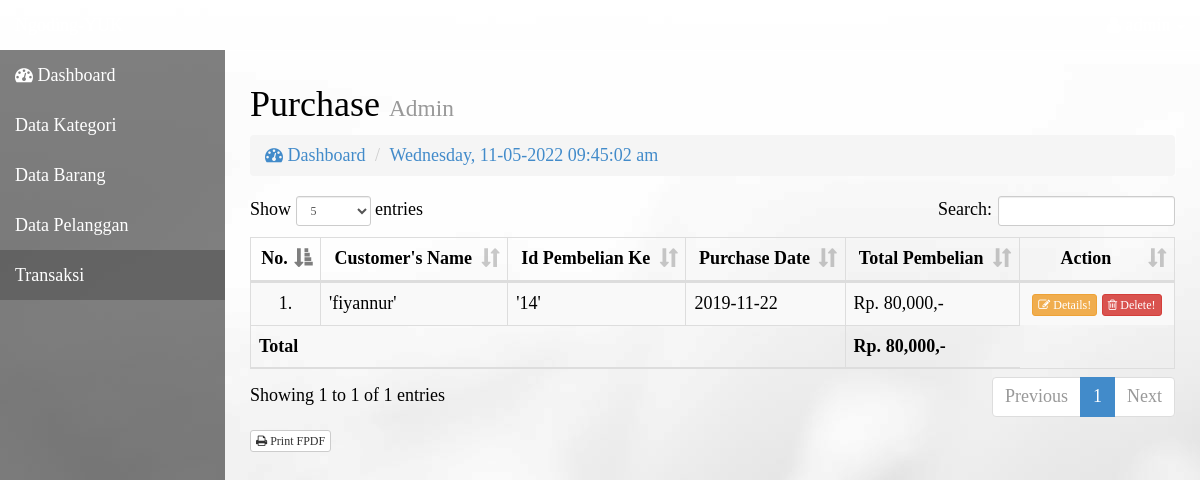
Screenshot of /admin/index?page=pembelian (signed in) with the database file from the repository.
### tables this page shows
CREATE TABLE `pembelian_barang` (
  `id_pembelian_barang` int(11) NOT NULL,
  `id_pembelian` int(11) NOT NULL,
  `id_barang` int(11) NOT NULL,
  `jumlah` int(11) NOT NULL,
  `nama_brg` varchar(50) NOT NULL,
  `harga` int(11) NOT NULL,
  `total_pembelian` int(11) NOT NULL
);

CREATE TABLE `pelanggan` (
  `id_pelanggan` int(11) NOT NULL,
  `email_pelanggan` varchar(50) NOT NULL,
  `password_pelanggan` varchar(255) NOT NULL,
  `nama_pelanggan` varchar(30) NOT NULL,
  `telepon_pelanggan` varchar(15) NOT NULL,
  `alamat_pelanggan` text NOT NULL
);

CREATE TABLE `pembelian` (
  `id_pembelian` int(11) NOT NULL,
  `id_pelanggan` int(11) NOT NULL,
  `id_ongkir` int(11) NOT NULL,
  `tanggal_pembelian` date NOT NULL,
  `total_pembelian` int(11) NOT NULL,
  `jasa_pengiriman` varchar(100) NOT NULL,
  `tarif` int(11) NOT NULL,
  `alamat_pengiriman` text NOT NULL
);

### views/pembelian.php (the view, shortened to what this page needs)
<?php
require_once('../config/+koneksi.php');
$connection =  new mysqli($host, $user, $pass, $database);
?>
<div class="row">
  <div class="col-lg-12">
    <h1>Purchase <small>Admin</small></h1>
    <ol class="breadcrumb">
      <li><a href="?page=dashboard"><i class="fa fa-dashboard"></i> Dashboard</a></li>
        <li class="active"><a href=""><i class="icon-file-alt"></i><?php
        echo date('l, d-m-Y  h:i:s a'); ?></a></li>
      </ol>
    </div>
  </div>
  <div class="row">
   <div class="col-lg-12">
    <div class="table-responsive">
      <table class="table table-bordered table-hover table-striped" id="datatables">
        <thead>
          <tr>
            <th>
              <center>No.</center>
            </th>
            <th>
              <center>Customer's Name</center>
            </th>
            <th>
              <center>Id Pembelian Ke</center>
            </th>
            <th>
              <center>Purchase Date</center>
            </th>
            <th>
              <center>Total Pembelian </center>
            </th>
            <th colspan="">
              <center>Action</center>
            </th>
          </tr>
        </thead>
        <tbody>
          <?php $totalnya = 0 ?>
          <?php
          $no = 1;
          $tampil = $connection->query("SELECT * FROM pembelian_barang
          INNER JOIN pembelian ON pembelian_barang.id_pembelian = pembelian.id_pembelian
          INNER JOIN pelanggan ON pembelian.id_pelanggan = pelanggan.id_pelanggan
          INNER JOIN barang ON pembelian_barang.id_barang = barang.id_barang");
          while ($data = $tampil->fetch_object()) {
            ?>
            <tr>
              <td align="center"><?= $no++."."; ?></td>
              <td align=""><?php echo "'".$data->nama_pelanggan."'"; ?></td>
              <td align=""><?php echo "'".$data->id_pembelian."'"; ?></td>
              <td align=""><?php echo date($data->tanggal_pembelian); ?></td>
              <td align="">Rp. <?php echo number_format($data->harga * $data->jumlah).",-"; ?></td>
              <td align="center">
                <a id="detail_pembelian" data-toggle="modal" data-target="#detailpem" data-id="<?php echo $data->id_pembelian_barang;  ?>" data-idpem="<?php echo $data->id_pembelian;  ?>" data-namabrg="<?php echo $data->nama_brg; ?>" data-harga="<?php echo $data->harga; ?>" data-jasakirim="<?php echo $data->jasa_pengiriman; ?>" data-total="<?php echo $data->harga * $data->jumlah; ?>" data-jumbeli="<?php echo $data->jumlah; ?>" data-gambar="<?php echo $data->gambar_barang; ?>">
                  <button class="btn btn-warning btn-xs"><li class="fa fa-edit"> Details!</li></button></a>
                  <a href="?page=pembelian&act=del&id=<?= $data->id_pembelian; ?>" onclick="return confirm('Are you sure you want to delete it?')">
                    <button class="btn btn-danger btn-xs"><li class="fa fa-trash-o"></li> Delete!</button></a>
                  </td>
                </tr>
                <?php $totalnya+=$data->harga * $data->jumlah; ?>
                <?php } ?>
              </tbody>
              <tfoot>
                <tr>
                  <th colspan="4">Total</th>
                  <th>Rp. <?php echo number_format($totalnya); ?>,-</th>
                </tr>
              </tfoot>
            </table>
            <a style="margin-right: 10px" href="../report/cetak_fpdf_pembelian" target="_blank" class="btn btn-default btn-xs"><li class='fa fa-print'></li>  Print FPDF</a>
          </div>
        </div>
      </div>
      <?php
      include ".modal_pem_detail.php";
      ?>

### assets/css/sb-admin.css (style rules this page uses)
body { margin-top: 50px; }

### css/style2.css (style rules this page uses)
body { background: url(../gambar/admin.jpg); font-family: sens-serif; }

### rows the page displays
pembelian_barang: pelanggan.nama_pelanggan "fiyannur", id_pembelian.id_pembelian "14", id_pembelian.tanggal_pembelian "2019-11-22", $data->harga * $data->jumlah "80,000"

### other values shown
$totalnya "80,000"
